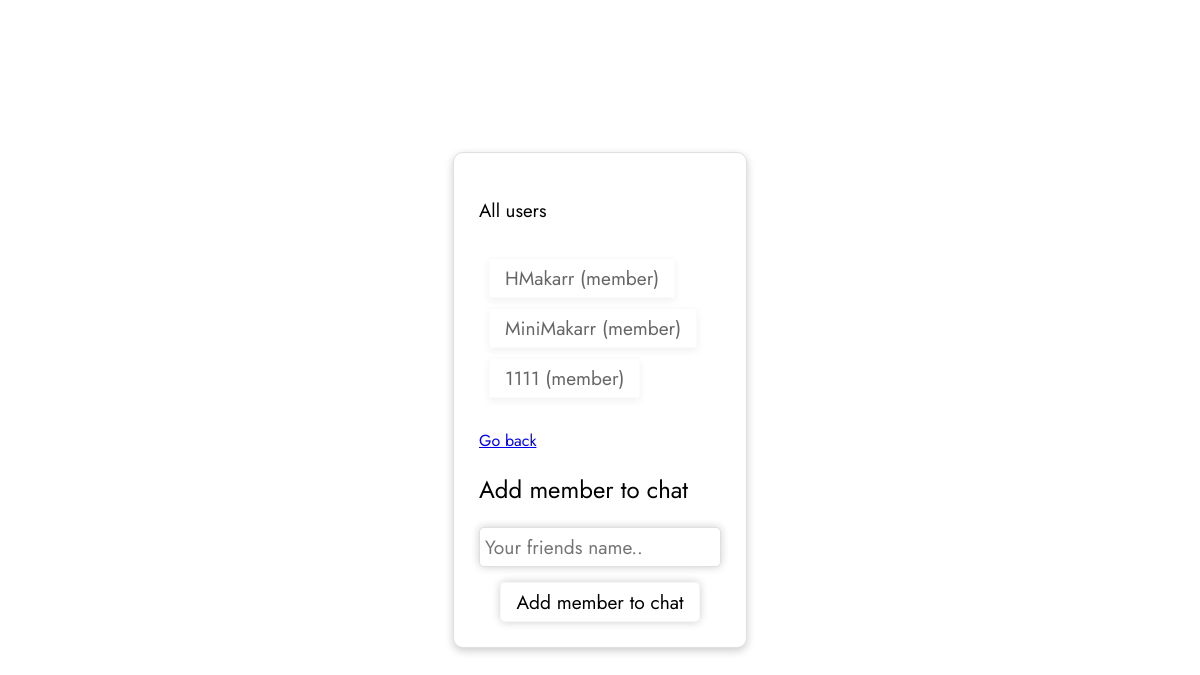
Page /add_chat_member?chat_id=2 (signed in) on the committed database.
### tables this page shows
CREATE TABLE users (
                id INTEGER PRIMARY KEY,
                name TEXT NOT NULL,
                password TEXT NOT NULL,
                status TEXT DEFAULT 'user'
            );

### main.py (the view)
@app.route('/add_chat_member', methods=['GET', 'POST'])
def add_chat_member():
    session_username = session.get('username')
    if not session_username:
        return redirect(url_for('signin'))
    db = get_db()
    if request.method == 'GET':
        maybe_chat_id = request.args.get('chat_id')
        if maybe_chat_id:
            try:
                cid = int(maybe_chat_id)
                if db.is_user_chat_member(cid, db.get_user_id(session_username)):
                    session['chat_id'] = cid
            except (TypeError, ValueError):
                pass
    if request.method == 'POST':
        name = request.form['name']
        user_id = db.get_user_id(name)
        if not user_id:
            chat_id = session.get('chat_id')
            users = db.get_all_users()
            member_ids = {m[0] for m in db.get_chat_members(chat_id)} if chat_id else set()
            return render_template('add_chat_member.html', error='User not found', users=users, member_ids=member_ids)
        added_id = db.add_user_to_chat(chat_id=session.get('chat_id'), user_id=user_id)
        if not added_id:
            chat_id = session.get('chat_id')
            users = db.get_all_users()
            member_ids = {m[0] for m in db.get_chat_members(chat_id)} if chat_id else set()
            return render_template('add_chat_member.html', error='Failed to add member', users=users, member_ids=member_ids)
        return redirect(url_for('home_chat', chat_id=session.get('chat_id')))
    else:
        chat_id = session.get('chat_id')
        users = db.get_all_users()
        member_ids = {m[0] for m in db.get_chat_members(chat_id)} if chat_id else set()
        return render_template('add_chat_member.html', users=users, member_ids=member_ids)

### db.py (called while the page is built)
    def is_user_chat_member(self, chat_id: int, user_id: int) -> bool:
        self.cursor.execute('''
            SELECT 1 FROM chat_members WHERE chat_id = ? AND user_id = ?
        ''', (chat_id, user_id))
        return self.cursor.fetchone() is not None

    def close(self):
        self.connection.close()

    def get_all_users(self):
        self.cursor.execute('''
            SELECT id, name FROM users
        ''')
        return self.cursor.fetchall()

    def get_user_id(self, name: str):
        self.cursor.execute('''
            SELECT id FROM users WHERE name = ?
        ''', (name,))
        result = self.cursor.fetchone()
        return result[0] if result else None

    def get_chat_members(self, chat_id: int):
        self.cursor.execute('''
            SELECT u.id, u.name
            FROM chat_members cm
            JOIN users u ON cm.user_id = u.id
            WHERE cm.chat_id = ?
        ''', (chat_id,))
        return self.cursor.fetchall()

### main.py (called while the page is built)
def get_db():
    if 'db' not in g:
        db_path = os.environ.get('DATABASE_PATH', 'app.db')
        g.db = Database(db_path)
    return g.db

### templates/add_chat_member.html (shortened to what this page needs)
<!DOCTYPE html>
<html lang="en">
<head>
    <link rel="stylesheet" href="{{ url_for('static', filename='css/styles.css') }}">
</head>
<body class="type-2">
    <div class="fly-glass-container">
        <div>
            <h3>All users</h3>
            <ul style=" display: flex;
                        flex-direction: column;
                        align-items: flex-start;
                        justify-content: flex-start;
                        overflow: scroll;
                        max-height: 200px;">
                {% for user in users %}
                    {% if user[0] in member_ids %}
                        <li style="opacity: 0.6;">{{ user[1] }} (member)</li>
                    {% else %}
                        <li><a href="#" class="pick-user" data-username="{{ user[1] }}">{{ user[1] }}</a></li>
                    {% endif %}
                {% endfor %}
            </ul>
        </div>
        <div style="flex: 1 1 auto;">
            <a class="cancel-btn" href="{{ url_for('home') }}">Go back</a>
            <h2>Add member to chat</h2>
            <form method="post" action="{{ url_for('add_chat_member') }}">
                <div>
                    <input type="text" placeholder="Your friends name.." id="name" name="name" required><br>
                </div>
                <button type="submit">Add member to chat</button>
            </form>
        </div>
    </div>
</body>
</html>

### static/css/styles.css (style rules this page uses)
* { font-family: "Jost", sans-serif; font-optical-sizing: auto; font-weight: 400; font-style: normal; }
body { height: 100%; margin: 0; padding: 0; background-image: url('https://images.unsplash.com/photo-1623551729703-27dde0ab431d?q=80&w=1470&auto=format&fit=crop&ixlib=rb-4.1.0&ixid=M3wxMjA3fDB8MHxwaG90by1wYWdlfHx8fGVufDB8fHx8fA%3D%3D'); background-size: cover; }
.type-2 { display: flex; justify-content: center; align-items: center; height: 100vh; }
.fly-glass-container { backdrop-filter: blur(8px); border: rgba(100, 100, 100, 0.2) 1px solid; box-shadow: rgba(0, 0, 0, .2) 0px 3px 8px; border-radius: 10px; z-index: 1; display: flex; flex-direction: column; align-items: flex-start; justify-content: flex-start; padding: 25px; }
form { display: flex; flex-direction: column; align-items: center; justify-content: center; }
input { padding: 5px; margin: 0 0 15px 0; font-size: larger; background: none; color: rgb(100, 100, 100); border: rgba(100, 100, 100, 0.2) 1px solid; box-shadow: rgba(0, 0, 0, .2) 0px 0px 8px; border-radius: 5px; transition: all 0.3s ease; }
button { padding: 5px 15px; border: none; border-radius: 5px; background-color: rgba(0, 0, 0, 0); border: rgba(100, 100, 100, 0.05) 1px solid; box-shadow: rgba(0, 0, 0, .2) 0px 0px 8px; cursor: pointer; transition: all 0.3s ease; font-size: larger; }
ul { display: flex; flex-direction: column; justify-content: flex-end; overflow-y: scroll; padding: 10px; box-sizing: border-box; width: 100%; height: 100%; list-style: none; }
li { display: list-item; text-align: -webkit-match-parent; unicode-bidi: isolate; margin: 5px 0; padding: 5px 15px; border: none; border-radius: 0; background-color: rgba(0, 0, 0, 0); border: rgba(100, 100, 100, 0.05) 1px solid; box-shadow: rgba(0, 0, 0, .1) 0px 3px 8px; backdrop-filter: blur(8px); cursor: pointer; transition: all 0.3s ease; font-size: larger; }

### rows in the picture
users: name "HMakarr"
users: name "MiniMakarr"
users: name "1111"
